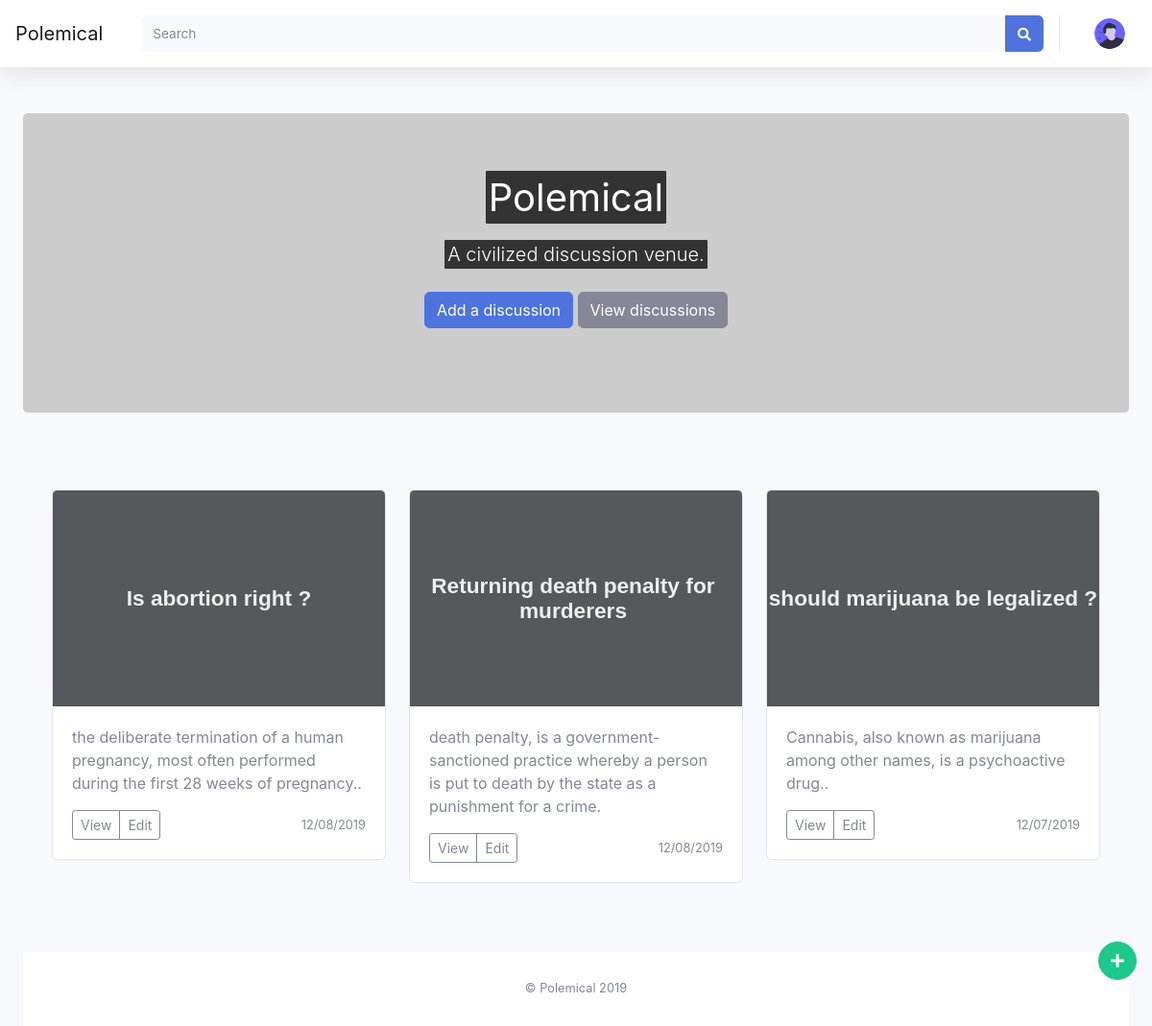
The app's page / (signed in) with its own data.
### app/models.py (models this page shows, shortened)
class Post(db.Model):
    id = db.Column(db.Integer, primary_key=True)
    question = db.Column(db.String(128))
    body = db.Column(db.String(512))
    timestamp = db.Column(db.DateTime, index=True, default=datetime.utcnow)
    user_id = db.Column(db.Integer, db.ForeignKey('user.id'))

### app/main/routes.py (the view)
@bp.route('/index')
@bp.route('/')
@login_required
def fun():
    arguments = Post.query.all()
    return render_template("index.html", args=arguments)

### app/main/routes.py (called while the page is built)
@bp.context_processor
def injector():
    return {
        'now' : datetime.utcnow(),
        'site_name': Config.SITE_NAME
    }

def log_lastseen():
    if current_user.is_authenticated:
        current_user.last_seen = datetime.utcnow()
    db.session.commit()

@bp.before_request
def before_request():
    log_lastseen()

### app/models.py (called while the page is built)
@login.user_loader
def load_user(id):
    return User.query.get(int(id))

### app/templates/index.html (shortened to what this page needs)
{% extends "base.html" %}
{% block styles %}
{{ super() }}
{% endblock %}
{% block payload %}
    <section class="jumbotron text-center">
        <div class="container">
          <h1 class="jumbotron-heading" > <span class="highlight">Polemical</span> </h1>
          <p class="lead text-muted" style="margin-top:20px;"> <span class="highlight">A civilized discussion venue.</span>     </p>
          <p>
            <a href="/addtopic" class="btn btn-primary my-2">Add a discussion</a>
            <a href="#" class="btn btn-secondary my-2">View discussions</a>
          </p>
        </div>
      </section>
      <div class="album py-5 bg-light">
        <div class="container">
          <div class="row">
        {% for a in args %}
            <div class="col-md-4">
              <div class="card mb-4 box-shadow">
              <a href="{{url_for('main.viewarg', aid=a.id)}}">
                <img class="card-img-top" data-src="holder.js/100px225?theme=thumb&bg=55595c&fg=eceeef&text={{a.question}}" alt="{{a.question}}">
                </a>
                <div class="card-body">
                  <p class="card-text">{{a.body}}.</p>
                  <div class="d-flex justify-content-between align-items-center">
                    <div class="btn-group">
                      <button type="button" class="btn btn-sm btn-outline-secondary">View</button>
                      <button type="button" class="btn btn-sm btn-outline-secondary">Edit</button>
                    </div>
                    <small class="text-muted">{{ moment(a.timestamp).calendar() }}</small>
                  </div>
                </div>
              </div>
            </div>
        {% endfor %}
      </div>
{% endblock %}

### app/templates/index.html (style rules this page uses)
.jumbotron { background-image: url('https://picsum.photos/960/540/?blur=2'); background-size: cover; }
.highlight { background-color:#333; padding:3px; border-radius:1px; color:white; }

### records on screen
Post: question (picture), body "the deliberate termination of a human pregnancy, most often performed during the first 28 weeks of pregnancy.", timestamp "12/08/2019"
Post: body "death penalty, is a government-sanctioned practice whereby a person is put to death by the state as a punishment for a crime", timestamp "12/08/2019"
Post: question (picture), body "Cannabis, also known as marijuana among other names, is a psychoactive drug.", timestamp "12/07/2019"

### other values on screen
{{ site_name }} "Polemical"
